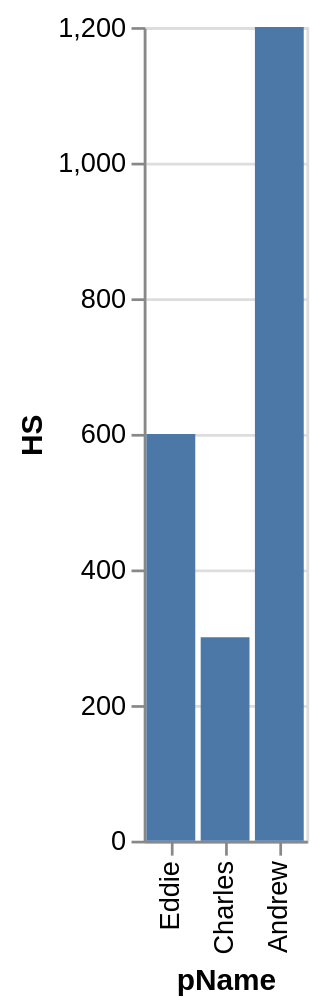

Source (Vega-Lite JSON):
### Vega-Lite specification from a JSON file in a GitHub repository (floating-point values rounded to 4 significant figures)
{"data": {"values": [{"x_data": "Eddie", "y_data": 600}, {"x_data": "Charles", "y_data": 300}, {"x_data": "Andrew", "y_data": 1200}]}, "mark": "bar", "encoding": {"x": {"field": "x_data", "type": "nominal", "title": "pName", "sort": "descending"}, "y": {"field": "y_data", "type": "quantitative", "title": "HS"}}}
